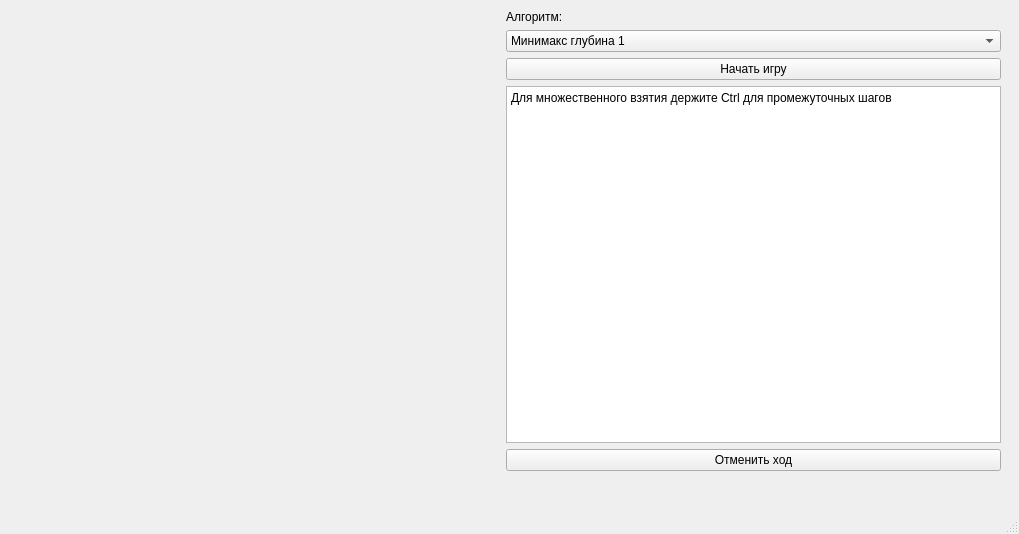
<?xml version="1.0" encoding="UTF-8"?>
<ui version="4.0">
 <class>MainWindow</class>
 <widget class="QMainWindow" name="MainWindow">
  <property name="geometry">
   <rect>
    <x>0</x>
    <y>0</y>
    <width>1019</width>
    <height>534</height>
   </rect>
  </property>
  <property name="windowTitle">
   <string>MainWindow</string>
  </property>
  <widget class="QWidget" name="centralwidget">
   <widget class="QWidget" name="horizontalLayoutWidget">
    <property name="geometry">
     <rect>
      <x>10</x>
      <y>10</y>
      <width>991</width>
      <height>461</height>
     </rect>
    </property>
    <layout class="QHBoxLayout" name="horizontalLayout">
     <item>
      <layout class="QVBoxLayout" name="verticalLayout">
       <item>
        <spacer name="horizontalSpacer">
         <property name="orientation">
          <enum>Qt::Horizontal</enum>
         </property>
         <property name="sizeHint" stdset="0">
          <size>
           <width>40</width>
           <height>20</height>
          </size>
         </property>
        </spacer>
       </item>
       <item>
        <layout class="QGridLayout" name="gridLayoutBoard"/>
       </item>
      </layout>
     </item>
     <item>
      <layout class="QVBoxLayout" name="verticalLayout_2">
       <item>
        <widget class="QLabel" name="labelAlgo">
         <property name="text">
          <string>Алгоритм:</string>
         </property>
        </widget>
       </item>
       <item>
        <widget class="QComboBox" name="comboBoxAlgo">
         <item>
          <property name="text">
           <string>Минимакс глубина 1</string>
          </property>
         </item>
         <item>
          <property name="text">
           <string>Минимакс глубина 2</string>
          </property>
         </item>
         <item>
          <property name="text">
           <string>Минимакс глубина 3</string>
          </property>
         </item>
         <item>
          <property name="text">
           <string>Минимакс глубина 4</string>
          </property>
         </item>
         <item>
          <property name="text">
           <string>Минимакс глубина 5</string>
          </property>
         </item>
         <item>
          <property name="text">
           <string>Минимакс глубина 6</string>
          </property>
         </item>
        </widget>
       </item>
       <item>
        <widget class="QPushButton" name="pushButtonStart">
         <property name="text">
          <string>Начать игру</string>
         </property>
        </widget>
       </item>
       <item>
        <widget class="QPlainTextEdit" name="plainTextEditLog">
         <property name="plainText">
          <string>Для множественного взятия держите Ctrl для промежуточных шагов</string>
         </property>
        </widget>
       </item>
       <item>
        <widget class="QPushButton" name="pushButton">
         <property name="text">
          <string>Отменить ход</string>
         </property>
        </widget>
       </item>
      </layout>
     </item>
    </layout>
   </widget>
  </widget>
  <widget class="QMenuBar" name="menubar">
   <property name="geometry">
    <rect>
     <x>0</x>
     <y>0</y>
     <width>1019</width>
     <height>22</height>
    </rect>
   </property>
  </widget>
  <widget class="QStatusBar" name="statusbar"/>
 </widget>
 <resources/>
 <connections/>
</ui>
